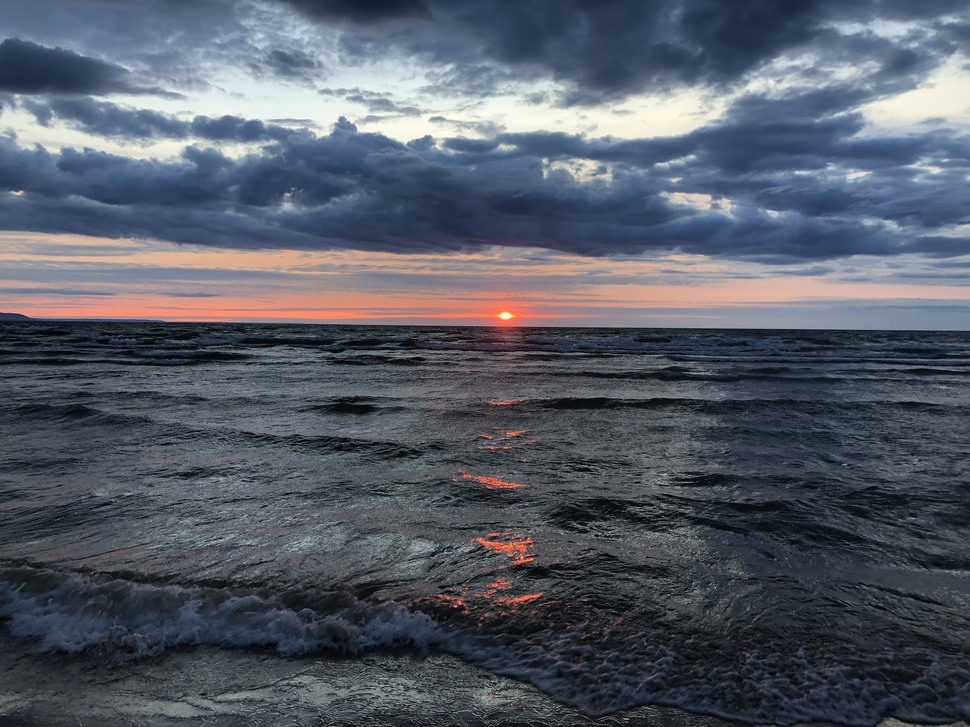
#> input picture code/data/IMG_4522.JPG, 970 x 727 px, shrunk from 2344 x 1758 before the run, found by its file name
$ python image.py
#> lines starting #> are read from the running program, lines starting #| are printed output that depends on the picture
import pywt
from matplotlib.image import imread
import numpy as np
import matplotlib.pyplot as plt
import os

image = imread(os.path.join(".", "data", "IMG_4522.jpg"))
#> image is the input picture: shape (727, 970, 3); mean R, G, B 85.8, 91.7, 102.8
imageGray = np.mean(image, -1)
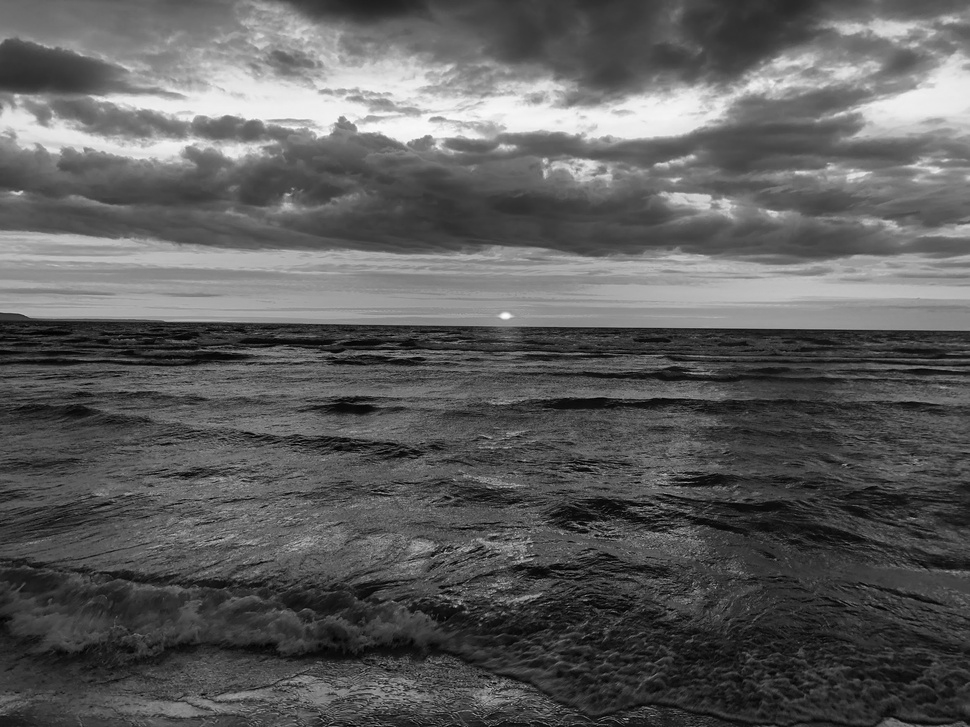
#> imageGray: shape (727, 970) float64; min 0.667, max 254, mean 93.4

fig, axs = plt.subplots(3, 2)
axs[0,0].axis('off')
axs[0,0].imshow(imageGray.astype('uint8'), cmap='gray_r')
axs[0,0].set_title("original")
axs[0,1].axis('off')

n = 4
w = "db1"

coeffs = pywt.wavedec2(imageGray, wavelet=w, level=n)
#> coeffs = 5 items

array, slices = pywt.coeffs_to_array(coeffs)
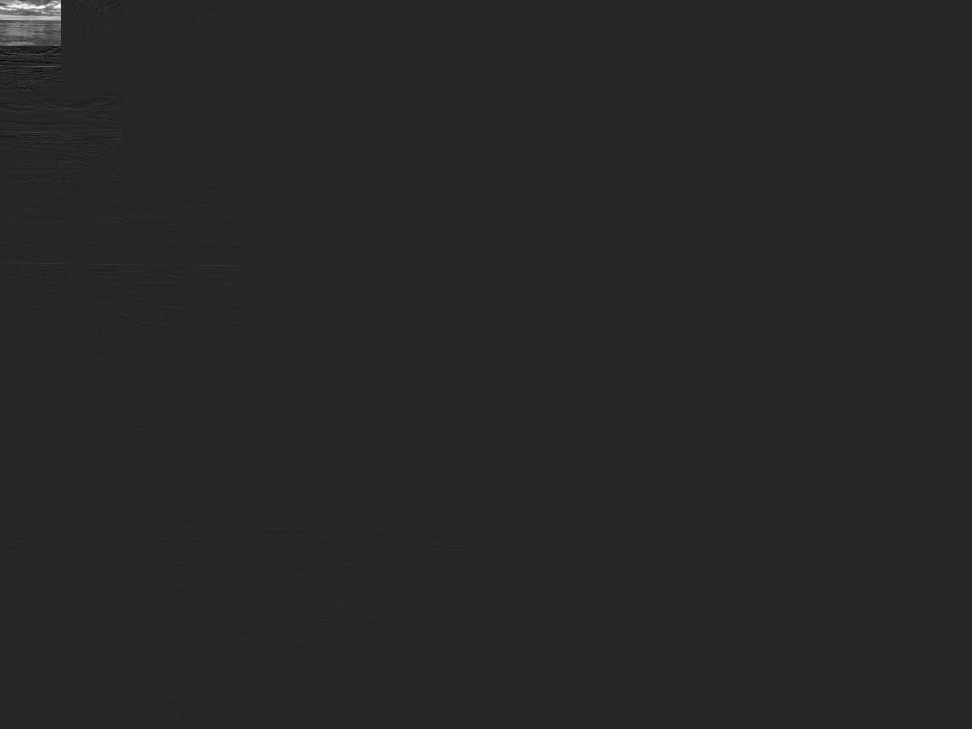
#> array: shape (729, 972) float64; min -695.9, max 3866.8, mean 5.9; drawn with min black and max white
#> slices = 5 items

sorted = np.sort(np.abs(array.reshape(-1)))

pos = [ [1,0], [1, 1], [2, 0], [2, 1]]
i = 0
for keep in [0.1, 0.05, 0.01, 0.005]:
    # element at keep point
    limit = sorted[int(np.floor((1-keep)*len(sorted)))]

    # filter the array with limit value
    indices = np.abs(array) > limit

    # threshold small indices
    filtered = array * indices

    # invert
    coeffs_filtered = pywt.array_to_coeffs(filtered, slices, output_format='wavedec2')

    approx = pywt.waverec2(coeffs_filtered, wavelet=w)

    r = pos[i][0]
    c = pos[i][1]

    print("plotting at r=", r, ", c=", c)
    axs[r,c].axis('off')
    axs[r,c].imshow(approx.astype('uint8'), cmap='gray_r')
    axs[r,c].set_title("keep "+str(keep))

    i = i + 1
#> this loop made 4 passes
#> limit on passes 1 to 4: 21.25, 34.25, 95.92, 207.9
#> pass 1, `indices = np.abs(array) > limit`:
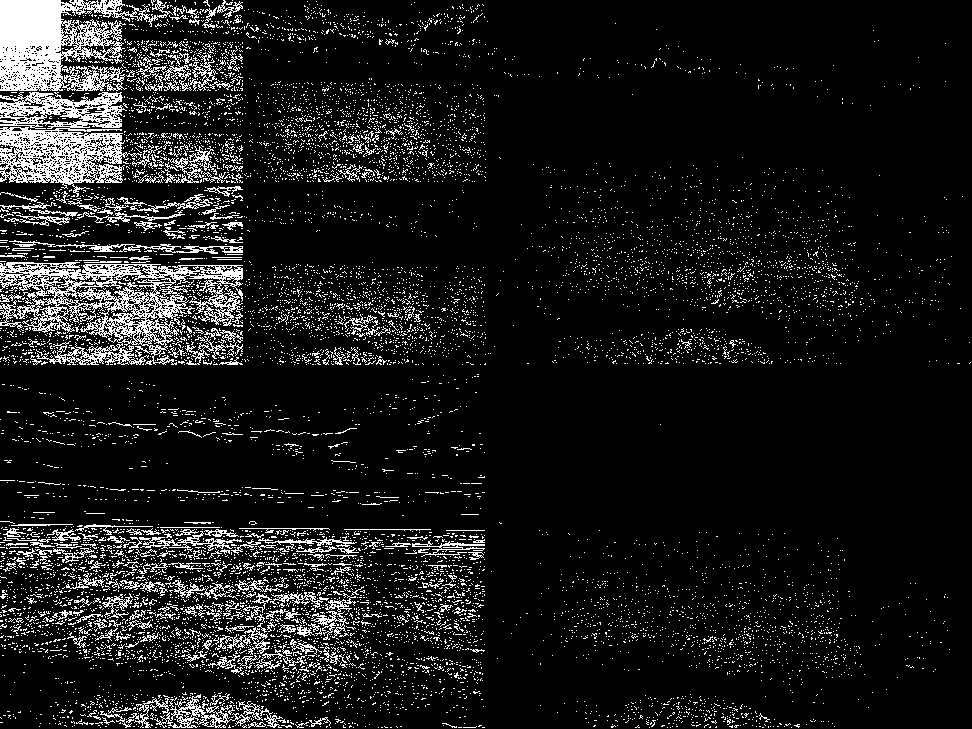
#> indices: shape (729, 972) bool; 10% white in thin lines or dots
#> pass 2, `indices = np.abs(array) > limit`:
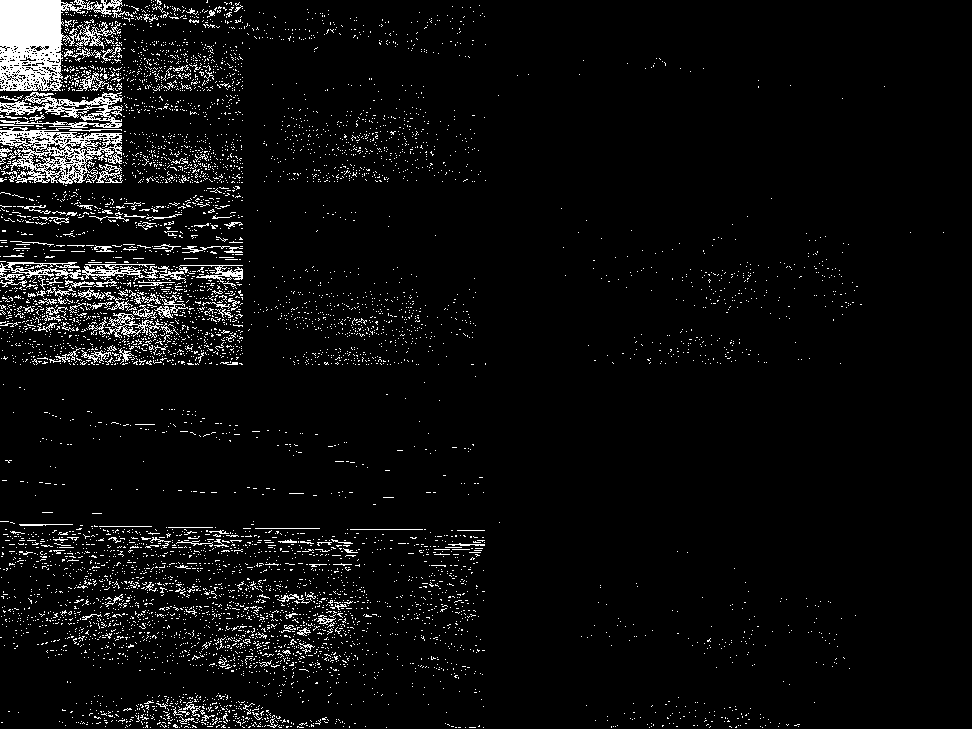
#> indices: shape (729, 972) bool; 5% white in thin lines or dots
#> after the loop:
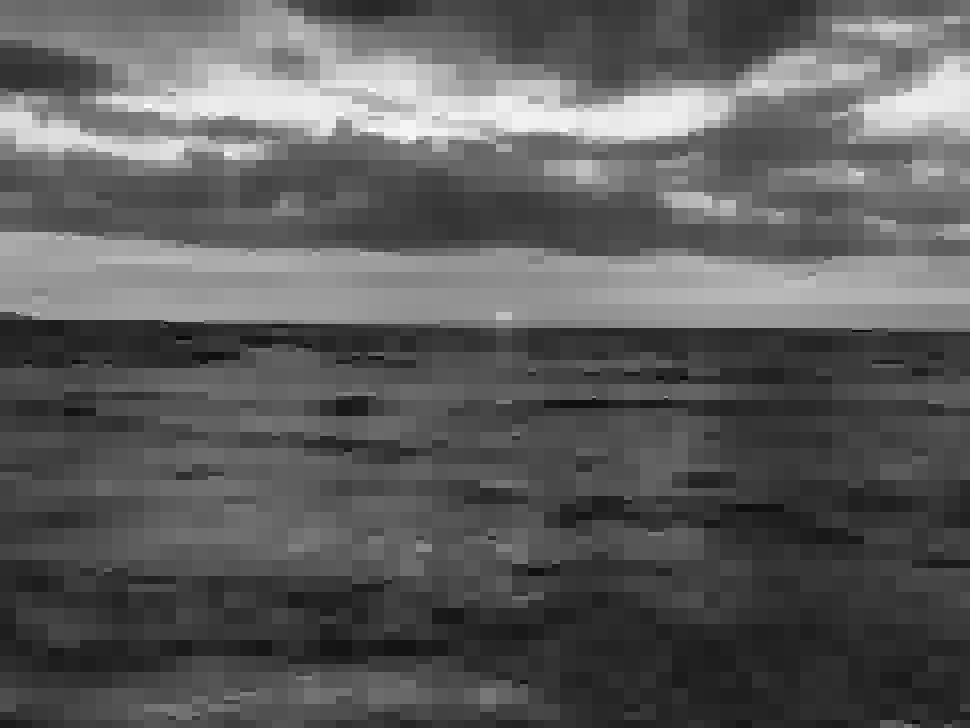
#> approx: shape (728, 970) float64; min 9.68, max 252.2, mean 93.4
#> after the loop, i = 4

plt.show()
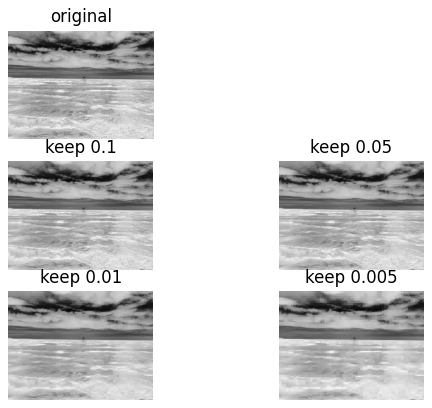
#> figure drawn by matplotlib, 5 panels

$ run again, with code/data/IMG_3456.jpg copied over code/data/IMG_4522.JPG
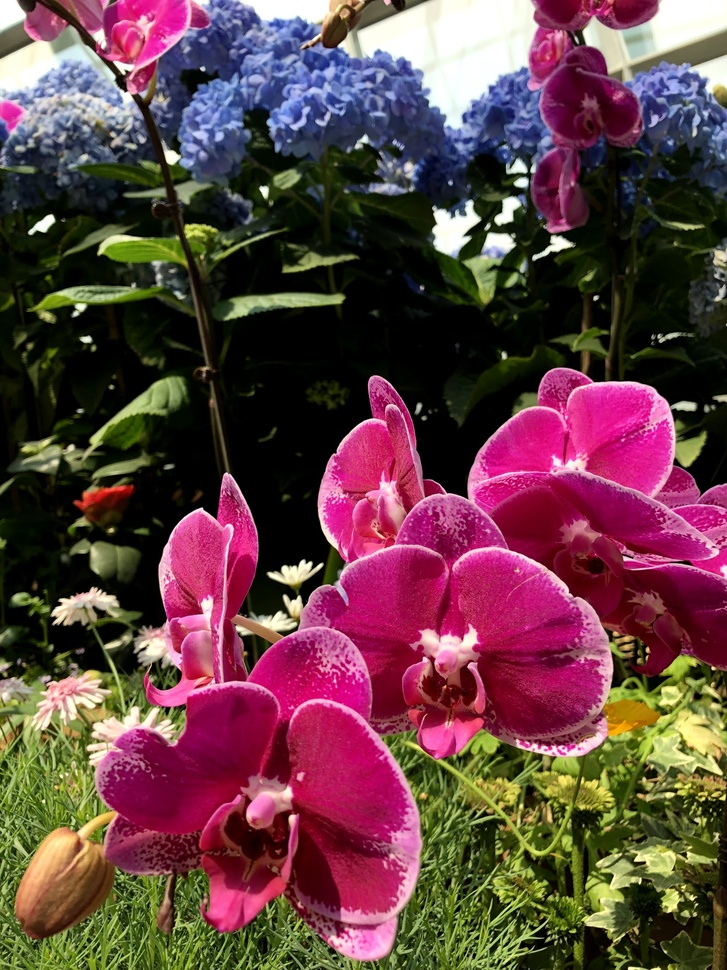
#> input picture code/data/IMG_3456.jpg, 727 x 970 px, shrunk from 1318 x 1758 before the run, found by its file name
#> image is the input picture: shape (970, 727, 3); mean R, G, B 100.6, 65.3, 68.5
#> coeffs = 5 items
#> the loop `for keep in [0.1, 0.05, 0.01, 0.005]:` made 4 passes
#> limit on passes 1 to 4: 31.75, 56.5, 181.3, 323.7
#> pass 1, `indices = np.abs(array) > limit`:
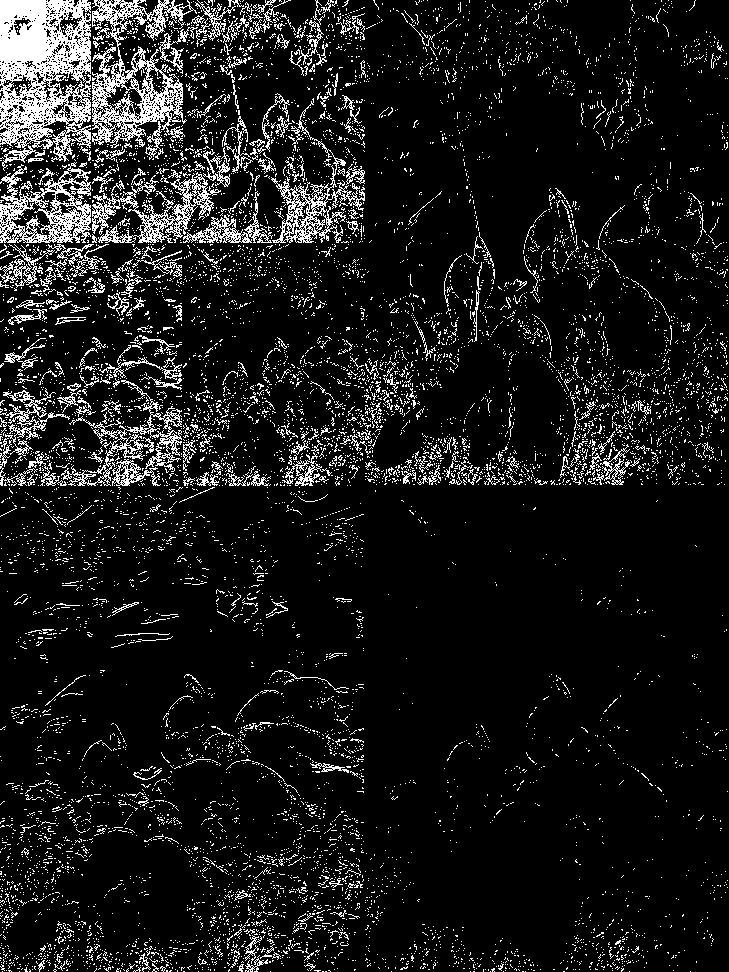
#> indices: shape (972, 729) bool; 10% white in thin lines or dots
#> after the loop `for keep in [0.1, 0.05, 0.01, 0.005]:`:
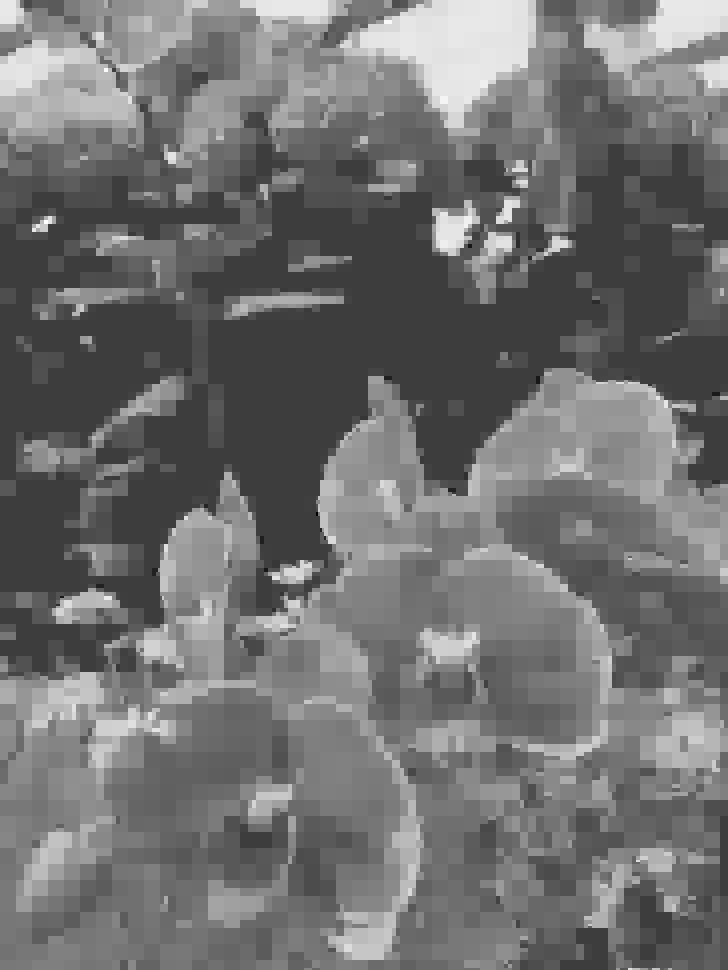
#> approx: shape (970, 728) float64; min -92.29, max 288.5, mean 76.6; drawn with min black and max white
#> after the loop `for keep in [0.1, 0.05, 0.01, 0.005]:`: i = 4
